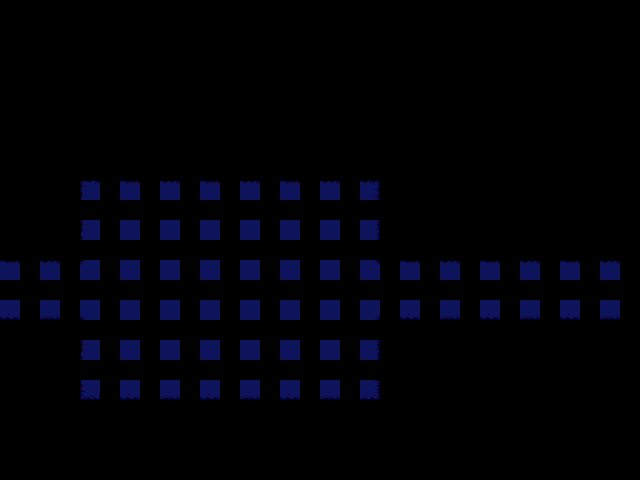

Rendered tile map (Tiled .tmx) drawn with the repository's tilesets; below, a short description and the full map source, tile grids included:
An orthogonal 16x12 tile map with 40x40 px tiles, 1 tile layer (Warstwa Kafelków 1) and 19 objects (4x transition, entry, entry2, enemy, script).

<map version="1.11" tiledversion="1.11.2" orientation="orthogonal" renderorder="right-down" width="16" height="12" tilewidth="40" tileheight="40" infinite="0" nextlayerid="5" nextobjectid="34">
 <editorsettings>
  <export target="room2.lua" format="lua" />
 </editorsettings>
 <tileset firstgid="1" source="../tilesets/bluegrass.tsx" />
 <layer id="1" name="Warstwa Kafelków 1" width="16" height="12">
  <data encoding="csv">
0,0,0,0,0,0,0,0,0,0,0,0,0,0,0,0,
0,0,0,0,0,0,0,0,0,0,0,0,0,0,0,0,
0,0,0,0,0,0,0,0,0,0,0,0,0,0,0,0,
0,0,0,0,0,0,0,0,0,0,0,0,0,0,0,0,
0,0,2,3,4,3,4,3,4,5,0,0,0,0,0,0,
0,0,9,10,10,10,10,10,10,12,0,0,0,0,0,0,
3,4,6,10,10,10,10,10,10,7,3,4,3,4,3,4,
17,18,13,10,10,10,10,10,10,14,17,18,17,18,17,18,
0,0,9,10,10,10,10,10,10,12,0,0,0,0,0,0,
0,0,16,17,18,17,18,17,18,19,0,0,0,0,0,0,
0,0,0,0,0,0,0,0,0,0,0,0,0,0,0,0,
0,0,0,0,0,0,0,0,0,0,0,0,0,0,0,0
</data>
 </layer>
 <objectgroup color="#7f00ff" id="4" name="markers">
  <object id="13" name="entry" x="40" y="280">
   <point />
  </object>
  <object id="32" name="entry2" x="560" y="280">
   <point />
  </object>
 </objectgroup>
 <objectgroup color="#0000ff" id="2" name="collision">
  <object id="1" x="0" y="200" width="80" height="40" />
  <object id="2" x="40" y="160" width="40" height="40" />
  <object id="3" x="80" y="120" width="320" height="40" />
  <object id="5" x="80" y="400" width="320" height="40" />
  <object id="6" x="40" y="360" width="40" height="40" />
  <object id="7" x="0" y="320" width="80" height="40" />
  <object id="28" x="400" y="320" width="40" height="80" />
  <object id="29" x="400" y="160" width="40" height="80" />
  <object id="30" x="440" y="200" width="200" height="40" />
  <object id="31" x="440" y="320" width="200" height="40" />
 </objectgroup>
 <objectgroup color="#ff00ff" id="3" name="objects">
  <object id="11" name="transition" x="-40" y="240" width="40" height="80">
   <properties>
    <property name="map" value="room1" />
    <property name="marker" value="entry" />
   </properties>
  </object>
  <object id="16" x="-157" y="372" width="1" />
  <object id="19" name="enemy" x="280" y="260" width="40" height="40">
   <properties>
    <property name="actor" value="jevil" />
    <property name="encounter" value="jevil" />
    <property name="once" type="bool" value="true" />
   </properties>
  </object>
  <object id="20" name="script" x="80" y="240" width="40" height="80">
   <properties>
    <property name="cutscene" value="room2.jevil" />
    <property name="once" type="bool" value="true" />
   </properties>
  </object>
  <object id="24" name="transition" x="160" y="360" width="40" height="40">
   <properties>
    <property name="map" value="enemyroom" />
    <property name="marker" value="entry" />
   </properties>
  </object>
  <object id="27" name="transition" x="160" y="160" width="40" height="40">
   <properties>
    <property name="map" value="cardle" />
    <property name="marker" value="entry" />
   </properties>
  </object>
  <object id="33" name="transition" x="640" y="240" width="40" height="80">
   <properties>
    <property name="map" value="room5" />
    <property name="marker" value="entry" />
   </properties>
  </object>
 </objectgroup>
</map>
